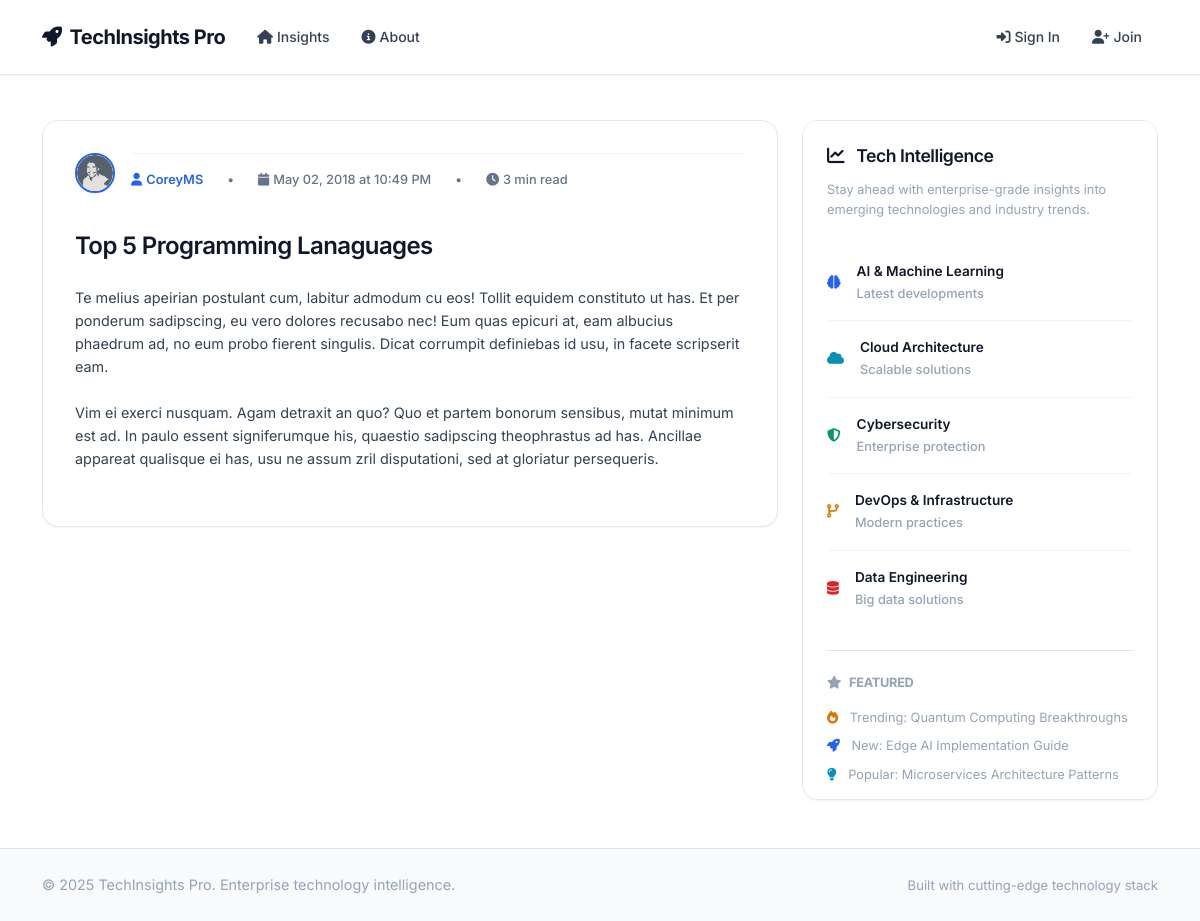
Page /post/5 on the earlier database version.
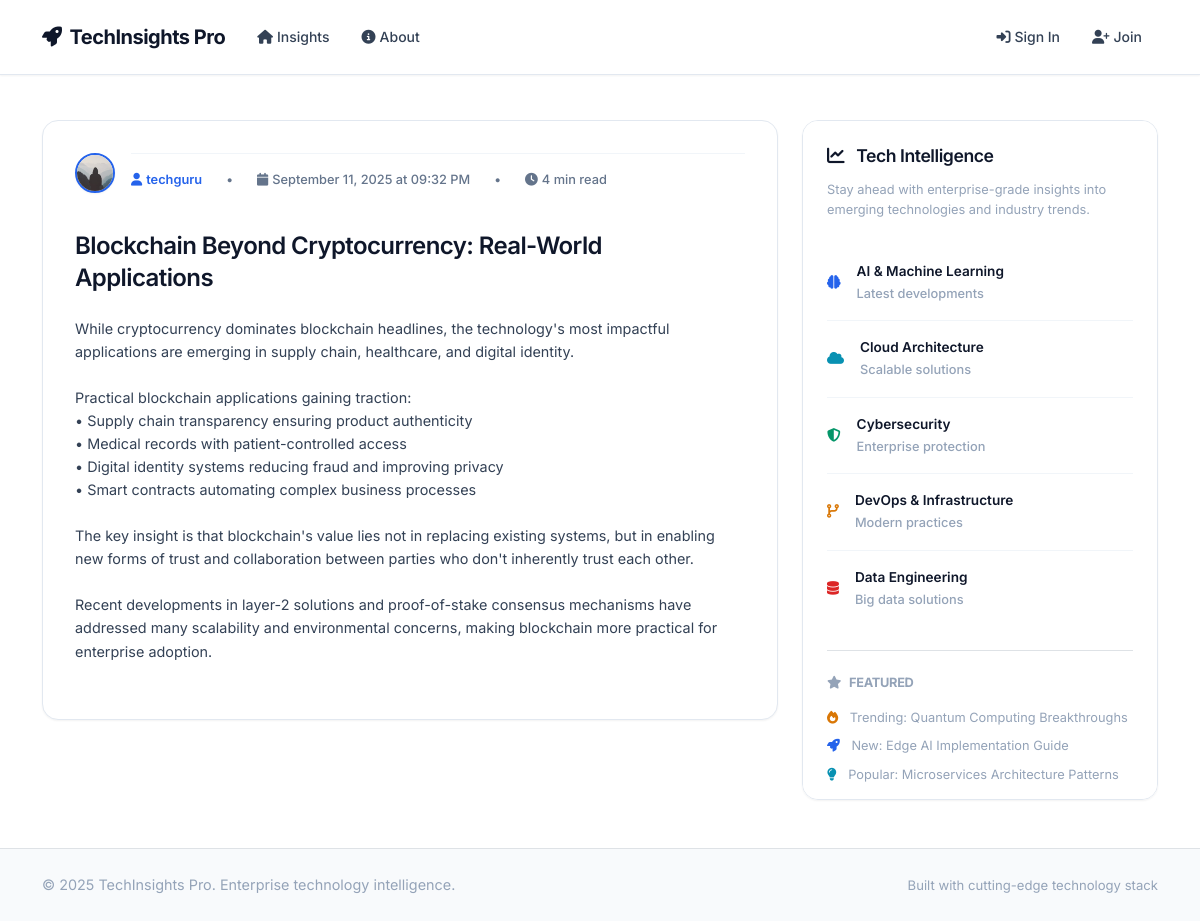
Same page on the later database version.
### flaskblog/models.py (models this page shows, shortened)
class User(db.Model, UserMixin):
    id = db.Column(db.Integer, primary_key=True)
    username = db.Column(db.String(20), unique=True, nullable=False)
    email = db.Column(db.String(120), unique=True, nullable=False)
    image_file = db.Column(db.String(20), nullable=False, default='default.jpg')
    password = db.Column(db.String(60), nullable=False)
    posts = db.relationship('Post', backref='author', lazy=True)

class Post(db.Model):
    id = db.Column(db.Integer, primary_key=True)
    title = db.Column(db.String(100), nullable=False)
    date_posted = db.Column(db.DateTime, nullable=False, default=datetime.utcnow)
    content = db.Column(db.Text, nullable=False)
    user_id = db.Column(db.Integer, db.ForeignKey('user.id'), nullable=False)

### flaskblog/posts/routes.py (the view)
@posts.route("/post/<int:post_id>")
def post(post_id):
    post = Post.query.get_or_404(post_id)
    return render_template('post.html', title=post.title, post=post)

### flaskblog/templates/post.html (shortened to what this page needs)
{% extends "layout.html" %}
{% block content %}
  <article class="article-card fade-in-up">
    <div class="d-flex align-items-start mb-4">
      <img class="article-img me-3" src="{{ url_for('static', filename='profile_pics/' + post.author.image_file) }}" alt="{{ post.author.username }}">
      <div class="flex-grow-1">
        <div class="article-metadata mb-3">
          <a class="author-link" href="{{ url_for('users.user_posts', username=post.author.username) }}">
            <i class="fas fa-user me-1"></i>{{ post.author.username }}
          </a>
          <span class="mx-2">•</span>
          <span>
            <i class="fas fa-calendar me-1"></i>{{ post.date_posted.strftime('%B %d, %Y at %I:%M %p') }}
          </span>
          <span class="mx-2">•</span>
          <span>
            <i class="fas fa-clock me-1"></i>{{ (post.content|length / 200)|round|int }} min read
          </span>
        </div>
      </div>
    </div>
    <h1 class="article-title mb-4">{{ post.title }}</h1>
    <div class="article-content">
      {{ post.content|replace('\n', '<br>')|safe }}
    </div>
  </article>
{% endblock content %}

Differences in the rows shown:
changed User: image_file: picture removed, a placeholder shows; author.username "CoreyMS" → "techguru"
changed Post: date_posted "May 02, 2018 at 10:49 PM" → "September 11, 2025 at 09:32 PM"; title "Top 5 Programming Lanaguages" → "Blockchain Beyond Cryptocurrency: Real-World Applications"; content "Te melius apeirian postulant cum, labitur admodum cu eos! Tollit equidem constituto ut has. Et per ponderum sadipscing, eu vero dolores recusabo nec! Eum quas epicuri at, eam albucius phaedrum ad, no eum probo fierent singulis. Dicat corrumpit definiebas id usu, in facete scripserit eam. Vim ei exerci nusquam. Agam detraxit an quo? Quo et partem bonorum sensibus, mutat minimum est ad. In paulo essent signiferumque his, quaestio sadipscing theophrastus ad has. Ancillae appareat qualisque ei has, usu ne assum zril disputationi, sed at gloriatur persequeris." → "While cryptocurrency dominates blockchain headlines, the technology's most impactful applications are emerging in supply chain, healthcare, and digital identity. Practical blockchain applications gaining traction: • Supply chain transparency ensuring product authenticity • Medical records with patient-controlled access • Digital identity systems reducing fraud and improving privacy • Smart contracts automating complex business processes The key insight is that blockchain's value lies not in replacing existing systems, but in enabling new forms of trust and collaboration between parties who don't inherently trust each other. Recent developments in layer-2 solutions and proof-of-stake…"
Other differences:
{{ (post.content|length / 200)|round|int }}: "3" → "4"
